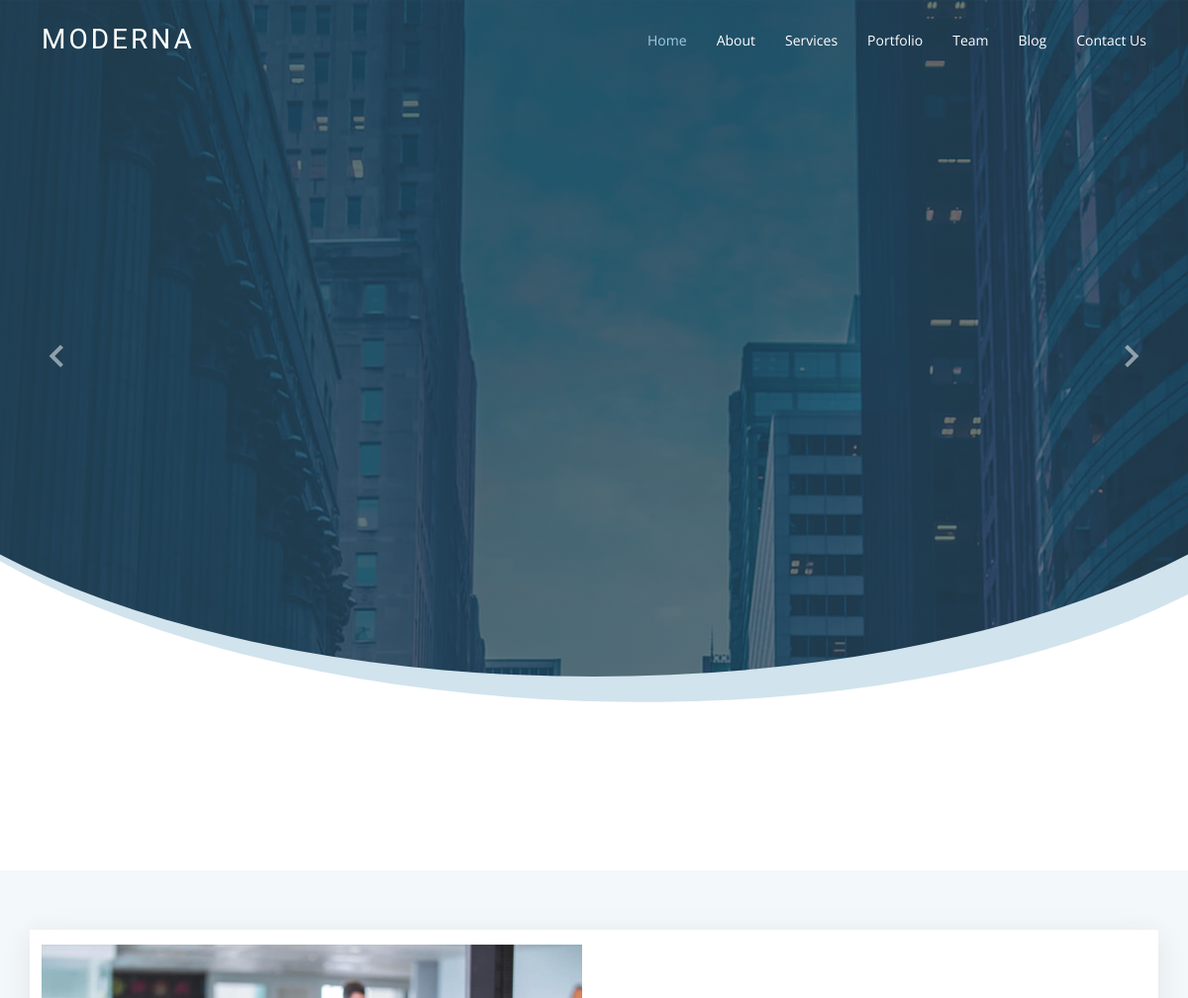
Before: / (upper part) with the older database file.
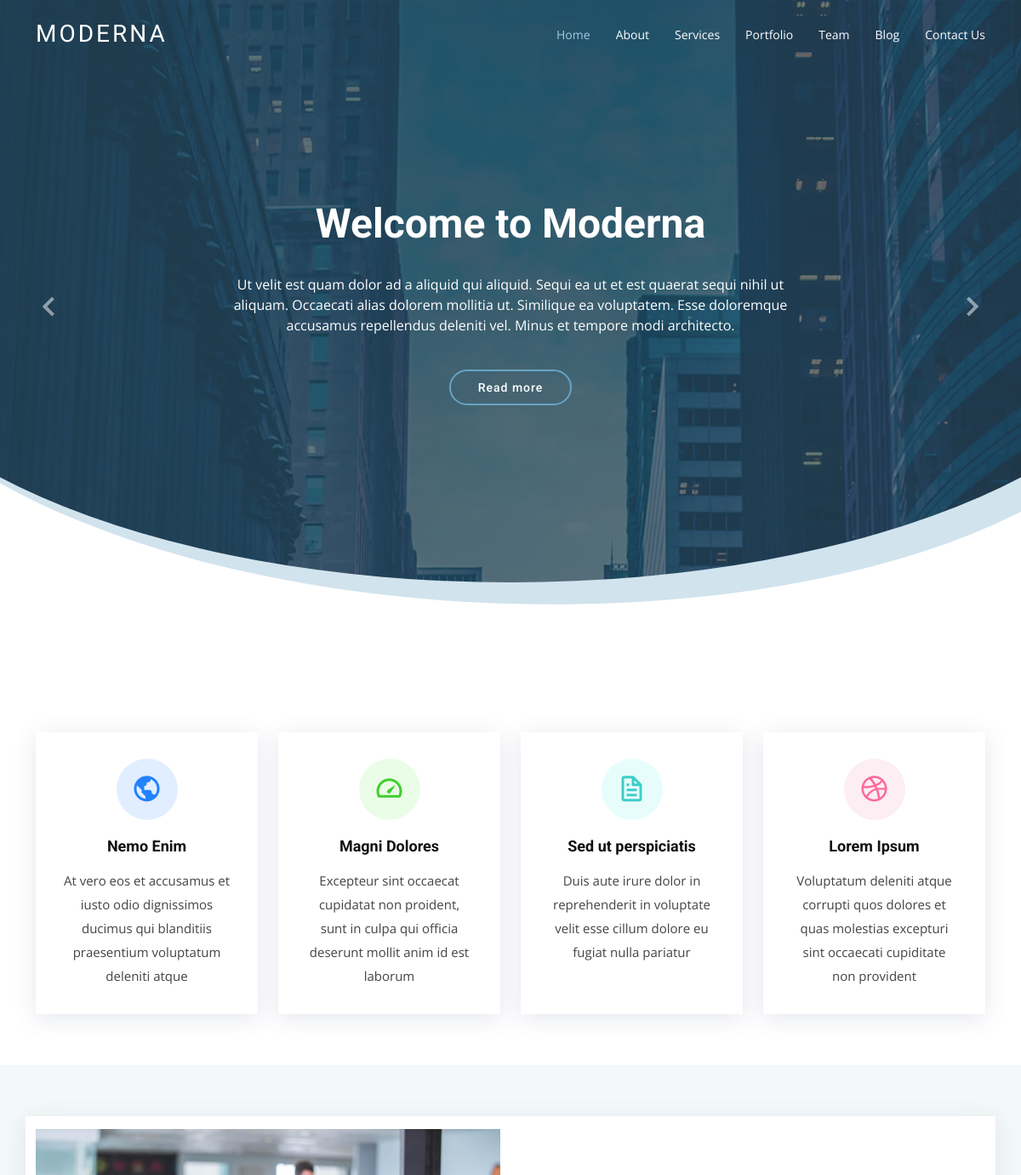
After: the same page with the newer database file.
### tables this page shows
CREATE TABLE `banners` (
  `id` int(11) NOT NULL,
  `title` varchar(100) NOT NULL,
  `description` text DEFAULT NULL,
  `btn_text` varchar(20) DEFAULT NULL,
  `btn_link` varchar(50) DEFAULT NULL,
  `photo` varchar(100) NOT NULL,
  `status` int(1) NOT NULL DEFAULT 1
);

CREATE TABLE `services` (
  `id` int(11) NOT NULL,
  `title` varchar(100) NOT NULL,
  `designation` text NOT NULL,
  `box_color` varchar(50) NOT NULL,
  `icon_class` varchar(50) NOT NULL,
  `status` int(1) NOT NULL DEFAULT 1
);

### inc/service.php (the view)
<?php
require_once 'admin/db.php';
$query = "SELECT * FROM services ORDER BY id DESC LIMIT 4";
$result = mysqli_query($conn, $query);
if(mysqli_num_rows($result )> 0 ){
    $datas = mysqli_fetch_all($result , 1);
}
?>
<section class="services">
    <div class="container">
        <div class="row">
        <?php
            foreach($datas as $data){
        ?>
            <div class="col-md-6 col-lg-3 d-flex align-items-stretch" data-aos="fade-up">
                <div class="icon-box <?=$data['box_color']?>">
                    <div class="icon"><i class="bx <?=$data['icon_class']?>"></i></div>
                    <h4 class="title"><a href=""><?=$data['title']?></a></h4>
                    <p class="description"><?=$data['designation']?></p>
                </div>
            </div>
        <?php
            }
        ?>
        </div>
    </div>
</section>

### inc/banner.php
<?php
   require_once 'admin/db.php';
   $query = "SELECT * FROM banners WHERE status = 1";
   $result = mysqli_query($conn, $query);
   if(mysqli_num_rows($result )> 0 ){
       $datas = mysqli_fetch_all($result , 1);
   }
?>
<section id="hero" class="d-flex justify-cntent-center align-items-center">
    <div id="heroCarousel" class="container carousel carousel-fade" data-bs-ride="carousel" data-bs-interval="5000">
        <?php
           foreach($datas as $key =>$data){
       ?>
           <div class="carousel-item <?= $key == 0 ? "active" : "" ?>">
               <div class="carousel-container">
                   <h2 class="animate__animated animate__fadeInDown"><?=$data['title']?></h2>
                   <p class="animate__animated animate__fadeInUp"><?=$data['description']?></p>
                   <?php
                       if($data['btn_text']){
                   ?>
                   <a href="<?= $data['btn_url']?>" class="btn-get-started animate__animated animate__fadeInUp"><?= $data['btn_text']?></a>
                   <?php
                       }
                   ?>
               </div>
           </div>
       <?php
           }
        ?>
        <a class="carousel-control-prev" href="#heroCarousel" role="button" data-bs-slide="prev">
            <span class="carousel-control-prev-icon bx bx-chevron-left" aria-hidden="true"></span>
        </a>
        <a class="carousel-control-next" href="#heroCarousel" role="button" data-bs-slide="next">
            <span class="carousel-control-next-icon bx bx-chevron-right" aria-hidden="true"></span>
        </a>
    </div>
</section>

Changed rows visible on the page:
added banners: title "Welcome to Moderna", description "Ut velit est quam dolor ad a aliquid qui aliquid. Sequi ea ut et est quaerat sequi nihil ut aliquam. Occaecati alias dolorem mollitia ut. Similique ea voluptatem. Esse doloremque accusamus repellendus deleniti vel. Minus et tempore modi architecto.", btn_text "Read more"
added services: title "Nemo Enim", designation "At vero eos et accusamus et iusto odio dignissimos ducimus qui blanditiis praesentium voluptatum deleniti atque"
added services: title "Magni Dolores", designation "Excepteur sint occaecat cupidatat non proident, sunt in culpa qui officia deserunt mollit anim id est laborum"
added services: title "Sed ut perspiciatis", designation "Duis aute irure dolor in reprehenderit in voluptate velit esse cillum dolore eu fugiat nulla pariatur"
added services: title "Lorem Ipsum", designation "Voluptatum deleniti atque corrupti quos dolores et quas molestias excepturi sint occaecati cupiditate non provident"
